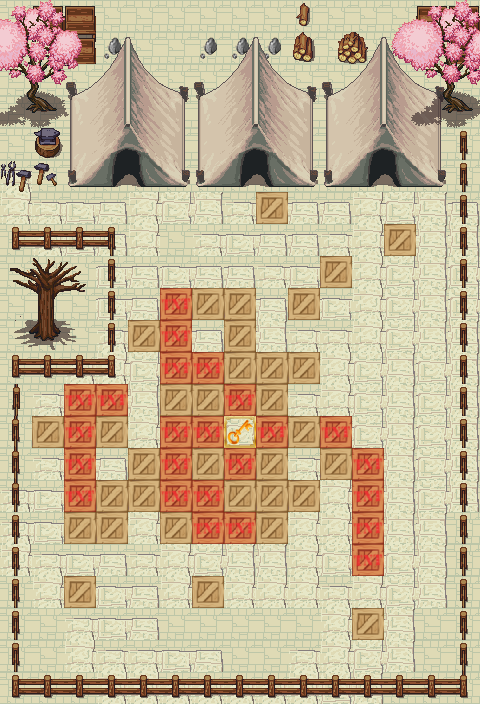

Tiled map render using the project's own tile images. Description and the map definition, with tile-layer contents summarised, below:
An orthogonal 15x22 tile map with 32x32 px tiles, 3 tile layers (Theme, SB, Objects), 5 tilesets and 58 objects.

<map version="1.2" tiledversion="1.3.1" orientation="orthogonal" renderorder="right-down" compressionlevel="0" width="15" height="22" tilewidth="32" tileheight="32" infinite="0" nextlayerid="9" nextobjectid="82">
 <tileset firstgid="1" name="build_atlas" tilewidth="32" tileheight="32" tilecount="1024" columns="32">
  <image source="build_atlas.png" trans="ffffff" width="1024" height="1024" />
 </tileset>
 <tileset firstgid="1025" name="obj_misk_atlas" tilewidth="32" tileheight="32" tilecount="1024" columns="32">
  <image source="obj_misk_atlas.png" trans="ffffff" width="1024" height="1024" />
 </tileset>
 <tileset firstgid="2049" name="mountain_landscape" tilewidth="32" tileheight="32" tilecount="256" columns="16">
  <image source="mountain_landscape.png" trans="ffffff" width="512" height="512" />
 </tileset>
 <tileset firstgid="2305" name="build_atlas" tilewidth="32" tileheight="32" tilecount="1024" columns="32">
  <image source="build_atlas.png" trans="ffffff" width="1024" height="1024" />
 </tileset>
 <tileset firstgid="3329" name="ui" tilewidth="32" tileheight="32" tilecount="4" columns="4">
  <image source="ui.png" width="128" height="32" />
 </tileset>
 <layer id="1" name="Theme" width="15" height="22">
  <data>[330 cells, 330 non-empty, 1 distinct tile ids]</data>
 </layer>
 <layer id="2" name="SB" width="15" height="22">
  <data>[330 cells, 275 non-empty, 42 distinct tile ids]</data>
 </layer>
 <layer id="8" name="Objects" width="15" height="22">
  <data>[330 cells, 120 non-empty, 34 distinct tile ids]</data>
 </layer>
 <objectgroup id="3" name="Wall">
  <object id="27" x="258" y="193.667" width="27.6667" height="27.6667" />
  <object id="28" x="321.5" y="257.833" width="27.6667" height="27.6667" />
  <object id="29" x="385.833" y="225.833" width="27.6667" height="27.6667" />
  <object id="30" x="290.5" y="290.167" width="27.6667" height="27.6667" />
  <object id="31" x="129.833" y="321.833" width="27.6667" height="27.6667" />
  <object id="32" x="33.8333" y="417.5" width="27.6667" height="27.6667" />
  <object id="33" x="97.8333" y="418.167" width="27.6667" height="27.6667" />
  <object id="34" x="97.8333" y="481.5" width="27.6667" height="60.6667" />
  <object id="35" x="66.5" y="514.167" width="27.6667" height="27.6667" />
  <object id="36" x="65.8333" y="577.167" width="27.6667" height="27.6667" />
  <object id="37" x="194.167" y="577.5" width="27.6667" height="27.6667" />
  <object id="38" x="354.167" y="610.167" width="27.6667" height="27.6667" />
  <object id="39" x="321.833" y="449.5" width="27.6667" height="27.6667" />
  <object id="40" x="289.833" y="418.167" width="27.6667" height="27.6667" />
  <object id="41" x="225.5" y="482.167" width="92.3334" height="27.6667" />
  <object id="42" x="257.5" y="450.167" width="27.6667" height="27.6667" />
  <object id="43" x="258.167" y="513.833" width="27.6667" height="27.6667" />
  <object id="44" x="194.167" y="450.167" width="27.6667" height="27.6667" />
  <object id="45" x="161.833" y="513.833" width="27.6667" height="27.6667" />
  <object id="46" x="129.833" y="450.167" width="27.6667" height="59.1667" />
  <object id="47" x="193.5" y="289.5" width="60.3334" height="27.6667" />
  <object id="48" x="225.833" y="321.5" width="27.6667" height="60.3334" />
  <object id="49" x="257.167" y="354.5" width="60.3334" height="27.6667" />
  <object id="50" x="257.833" y="386.167" width="27.6667" height="27.6667" />
  <object id="51" x="161.5" y="386.167" width="61" height="27.6667" />
 </objectgroup>
 <objectgroup id="5" name="Kill">
  <object id="1" x="456.129" y="3.749" width="14.996" height="687.317" />
  <object id="2" x="-1.24967" y="676.07" width="473.624" height="16.2457" />
  <object id="4" x="11.247" y="-1.24967" width="8.74767" height="693.565" />
  <object id="5" x="6.24834" y="1.24967" width="471.125" height="18.745" />
  <object id="6" x="16.2731" y="227.824" width="97.6387" height="12.5178" />
  <object id="7" x="18.7767" y="181.508" width="440.626" height="10.0142" />
  <object id="8" x="105.149" y="230.327" width="11.266" height="145.206" />
  <object id="9" x="20.0284" y="358.009" width="96.3869" height="18.7767" />
 </objectgroup>
 <objectgroup id="4" name="Key">
  <object id="81" x="227" y="421" width="25.5" height="20.5" />
 </objectgroup>
 <objectgroup id="6" name="Moving Object" />
 <objectgroup id="7" name="Explode">
  <object id="53" x="193.833" y="354.167" width="27.6667" height="27.6667" />
  <object id="54" x="225.5" y="386.167" width="27.6667" height="27.6667" />
  <object id="55" x="257.833" y="417.833" width="27.6667" height="27.6667" />
  <object id="57" x="161.5" y="450.167" width="27.6667" height="27.6667" />
  <object id="61" x="98.1666" y="386.167" width="27.6667" height="27.6667" />
  <object id="62" x="321.667" y="417.667" width="27.6667" height="27.6667" />
  <object id="63" x="162.667" y="482.167" width="27.6667" height="27.6667" />
  <object id="64" x="193.667" y="482.667" width="27.6667" height="27.6667" />
  <object id="65" x="193.667" y="514.167" width="27.6667" height="27.6667" />
  <object id="66" x="225.667" y="513.667" width="27.6667" height="27.6667" />
  <object id="67" x="354.167" y="450.167" width="27.6667" height="27.6667" />
  <object id="68" x="354.167" y="481.167" width="27.6667" height="27.6667" />
  <object id="69" x="354.167" y="513.667" width="27.6667" height="27.6667" />
  <object id="70" x="354.167" y="546.167" width="27.6667" height="27.6667" />
  <object id="71" x="161.667" y="418.667" width="27.6667" height="27.6667" />
  <object id="72" x="194.667" y="417.667" width="27.6667" height="27.6667" />
  <object id="73" x="66.1667" y="386.167" width="27.6667" height="27.6667" />
  <object id="74" x="65.6667" y="418.167" width="27.6667" height="27.6667" />
  <object id="75" x="65.6667" y="450.167" width="27.6667" height="27.6667" />
  <object id="76" x="65.6667" y="482.167" width="27.6667" height="27.6667" />
  <object id="77" x="162.167" y="290.167" width="27.6667" height="27.6667" />
  <object id="78" x="162.167" y="321.667" width="27.6667" height="27.6667" />
  <object id="79" x="162.167" y="353.667" width="27.6667" height="27.6667" />
  <object id="80" x="225.167" y="450.667" width="27.6667" height="27.6667" />
 </objectgroup>
</map>
